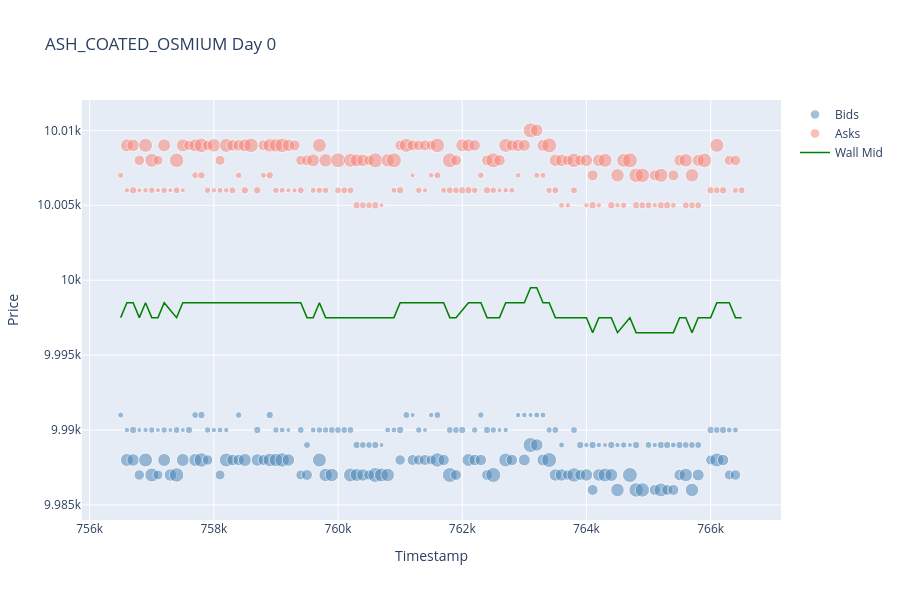
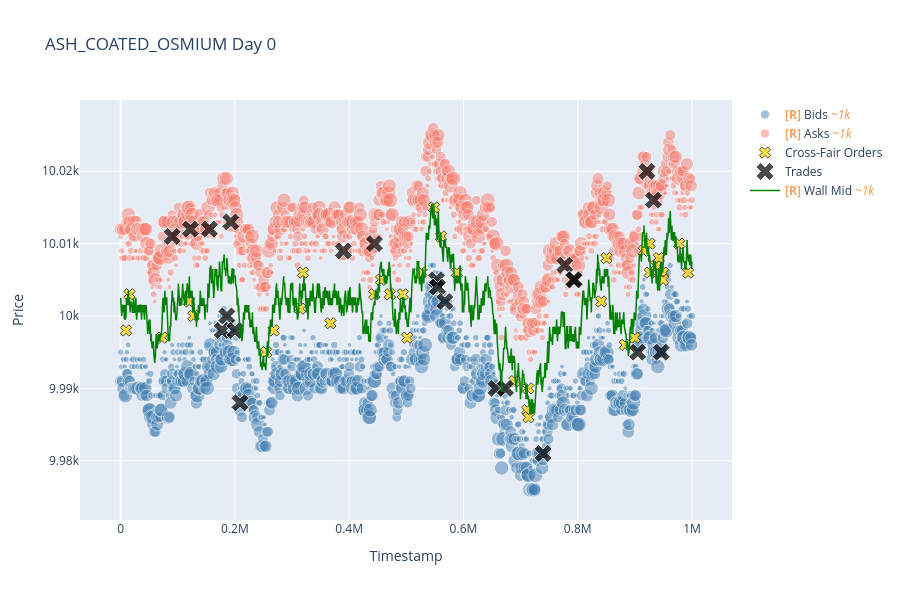

Notebook code cell kept with these figures, in order:
### Code cell
# Orderbook 散点图 + wall mid + trades
print('Step 2A: 窗口截取版（非 resample）')

# 节选一个时间片段，避免一次性绘制全量数据导致内存压力
plot_start_ts = 756500     # 例如: 350000
plot_end_ts = None        # 例如: 450000
default_window = 10000   # 当 start/end 未指定时，默认只画前 300000ms

base_slice = prices_long.filter(pl.col('product') == PRODUCT)
if DAY is not None and 'day' in base_slice.columns:
    base_slice = base_slice.filter(pl.col('day') == DAY)

if base_slice.height > 0:
    ts_min = int(base_slice['timestamp'].min())
    ts_max = int(base_slice['timestamp'].max())
    if plot_start_ts is None:
        plot_start_ts = ts_min
    if plot_end_ts is None:
        plot_end_ts = min(ts_max, plot_start_ts + default_window)

print(f'Plot window: [{plot_start_ts}, {plot_end_ts}]')

fig = plot_orderbook_scatter(
    prices_long, trades, product=PRODUCT, day=DAY, wall_mid_df=wall_mid_df,
    start_ts=plot_start_ts,
    end_ts=plot_end_ts,
    filter_by_volume=FILTER_BY_VOLUME,
    min_order_volume=MIN_ORDER_VOLUME,
    min_trade_quantity=MIN_TRADE_QUANTITY,
    use_resampler=False,
    # use_resampler=True,
    # use_resampler_verbose=False,
    # show_l1_only=True,
    # l1_near_tol=4.0,
    # l1_far_tol=7.0,
    # show_l1_diagonal_guides=False,
    # show_outer_bands=False,
    # upper_band=7.0,
    # lower_band=-7.0,
    # show_inner_bands=False,
    # inner_band_low=-2.0,
    # inner_band_high=2.0,
    # show_l1_grid=False,
    # l1_grid_mode='all',
    # l1_grid_step=0.5,
    # show_l1_volume_labels=False,
    # l1_label_min_abs_vol=10,
    # show_l1_volume_heat=False,
    # l1_heat_sigma=1.0,
    # l1_heat_bin=0.5,
    # show_cross_fair=False,
    # show_trade_vs_fair=False,
    # show_l1_price_baseline=False,
    # show_price_baseline=False,
    # baseline_mode='median',
    # baseline_halfwidth=10.0,
    # show_l1_at_baseline=False,
    # baseline_atol=0.25,
    # show_asymmetry=False,
    # asymmetry_tol=0.5,
    # extra_hover_columns=['fair_source', 'fair_confidence'],
)
fig.show()

print('Step 2B: 全量 + resample 版（不按窗口截）')
fig_resample = plot_orderbook_scatter(
    prices_long, trades, product=PRODUCT, day=DAY, wall_mid_df=wall_mid_df,
    start_ts=None,
    end_ts=None,
    filter_by_volume=FILTER_BY_VOLUME,
    min_order_volume=MIN_ORDER_VOLUME,
    min_trade_quantity=MIN_TRADE_QUANTITY,
    use_resampler=True,
    # use_resampler_verbose=False,
    # show_l1_only=True,
    # l1_near_tol=4.0,
    # l1_far_tol=7.0,
    # show_l1_diagonal_guides=False,
    # show_outer_bands=False,
    # upper_band=7.0,
    # lower_band=-7.0,
    # show_inner_bands=False,
    # inner_band_low=-2.0,
    # inner_band_high=2.0,
    # show_l1_grid=False,
    # l1_grid_mode='all',
    # l1_grid_step=0.5,
    # show_l1_volume_labels=False,
    # l1_label_min_abs_vol=10,
    # show_l1_volume_heat=False,
    # l1_heat_sigma=1.0,
    # l1_heat_bin=0.5,
    # show_cross_fair=False,
    # show_trade_vs_fair=False,
    # show_l1_price_baseline=False,
    # show_price_baseline=False,
    # baseline_mode='median',
    # baseline_halfwidth=10.0,
    # show_l1_at_baseline=False,
    # baseline_atol=0.25,
    # show_asymmetry=False,
    # asymmetry_tol=0.5,
    # extra_hover_columns=['fair_source', 'fair_confidence'],
)
fig_resample.show()

### Figure 1 — Plotly figure (JSON) as saved in the notebook; plotly's stock layout.template omitted (floating-point values rounded to 4 significant figures; data arrays with more than 128 entries replaced by an {"elided": "..."} marker saying what was removed)
{"data": [{"customdata": {"elided": "173 int values"}, "hovertemplate": "Timestamp=%{x}<br>Price=%{y}<br>挂单量=%{customdata}<extra></extra>", "marker": {"color": "steelblue", "opacity": 0.5, "size": {"elided": "173 float values"}}, "mode": "markers", "name": "Bids", "type": "scatter", "x": {"elided": "173 int values"}, "y": {"elided": "173 int values"}}, {"customdata": {"elided": "174 int values"}, "hovertemplate": "Timestamp=%{x}<br>Price=%{y}<br>挂单量=%{customdata}<extra></extra>", "marker": {"color": "salmon", "opacity": 0.5, "size": {"elided": "174 float values"}}, "mode": "markers", "name": "Asks", "type": "scatter", "x": {"elided": "174 int values"}, "y": {"elided": "174 int values"}}, {"customdata": [], "hovertemplate": "Timestamp=%{x}<br>Price=%{y}<br>成交量=%{customdata}<extra></extra>", "marker": {"color": "black", "size": 8, "symbol": "x"}, "mode": "markers", "name": "Trades", "type": "scatter", "x": [], "y": []}, {"line": {"color": "green", "width": 1.5}, "mode": "lines", "name": "Wall Mid", "type": "scatter", "x": [756500, 756600, 756700, 756800, 756900, 757000, 757100, 757200, 757300, 757400, 757500, 757600, 757700, 757800, 757900, 758000, 758100, 758200, 758300, 758400, 758500, 758600, 758700, 758800, 758900, 759000, 759100, 759200, 759300, 759400, 759500, 759600, 759700, 759800, 759900, 760000, 760100, 760200, 760300, 760400, 760500, 760600, 760700, 760800, 760900, 761000, 761100, 761200, 761300, 761400, 761500, 761600, 761700, 761800, 761900, 762000, 762100, 762200, 762300, 762400, 762500, 762600, 762700, 762800, 762900, 763000, 763100, 763200, 763300, 763400, 763500, 763600, 763700, 763800, 763900, 764000, 764100, 764200, 764300, 764400, 764500, 764600, 764700, 764800, 764900, 765000, 765100, 765200, 765300, 765400, 765500, 765600, 765700, 765800, 765900, 766000, 766100, 766200, 766300, 766400, 766500], "y": [9998.0, 9998.0, 9998.0, 9998.0, 9998.0, 9998.0, 9998.0, 9998.0, 9998, 9998.0, 9998.0, 9998.0, 9998.0, 9998.0, 9998.0, 9998.0, 9998.0, 9998.0, 9998.0, 9998.0, 9998.0, 9998.0, 9998.0, 9998.0, 9998.0, 9998.0, 9998.0, 9998.0, 9998.0, 9998.0, 9998.0, 9998.0, 9998.0, 9998.0, 9998.0, 9998.0, 9998.0, 9998.0, 9998.0, 9998.0, 9998.0, 9998.0, 9998.0, 9998.0, 9998.0, 9998.0, 9998.0, 9998.0, 9998.0, 9998.0, 9998.0, 9998.0, 9998.0, 9998.0, 9998.0, 9998, 9998.0, 9998.0, 9998.0, 9998.0, 9998.0, 9998.0, 9998.0, 9998.0, 9998.0, 9998.0, 10000.0, 10000.0, 9998.0, 9998.0, 9998.0, 9998.0, 9998.0, 9998.0, 9998.0, 9998.0, 9996.0, 9998.0, 9998.0, 9998.0, 9996.0, 9997, 9998.0, 9996.0, 9996.0, 9996.0, 9996.0, 9996.0, 9996.0, 9996.0, 9998.0, 9998.0, 9996.0, 9998.0, 9998.0, 9998.0, 9998.0, 9998.0, 9998.0, 9998.0, 9998.0]}], "layout": {"height": 600, "title": {"text": "ASH_COATED_OSMIUM Day 0"}, "xaxis": {"title": {"text": "Timestamp"}}, "yaxis": {"title": {"text": "Price"}}}}

### Figure 2 — Plotly figure (JSON) as saved in the notebook; plotly's stock layout.template omitted (floating-point values rounded to 4 significant figures; data arrays with more than 128 entries replaced by an {"elided": "..."} marker saying what was removed)
{"data": [{"customdata": {"elided": "15941 int values"}, "hovertemplate": "Timestamp=%{x}<br>Price=%{y}<br>挂单量=%{customdata}<extra></extra>", "marker": {"color": "steelblue", "opacity": 0.5, "size": {"elided": "1000 float values"}}, "mode": "markers", "name": "<b style=\"color:sandybrown\">[R]</b> Bids <i style=\"color:#fc9944\">~1k</i>", "type": "scatter", "uid": "e8c8b72f-3f66-4203-a7cf-4fba0303402c", "x": {"elided": "1000 int values"}, "y": {"elided": "1000 int values"}}, {"customdata": {"elided": "16084 int values"}, "hovertemplate": "Timestamp=%{x}<br>Price=%{y}<br>挂单量=%{customdata}<extra></extra>", "marker": {"color": "salmon", "opacity": 0.5, "size": {"elided": "1000 float values"}}, "mode": "markers", "name": "<b style=\"color:sandybrown\">[R]</b> Asks <i style=\"color:#fc9944\">~1k</i>", "type": "scatter", "uid": "a826942e-c4ce-4c06-aad4-44b2445be7eb", "x": {"elided": "1000 int values"}, "y": {"elided": "1000 int values"}}, {"customdata": [[-2.5, 9998, 10], [1.5, 10003, 10], [-2.5, 9997, 10], [-2.5, 10002, 10], [-2.5, 10000, 10], [2, 9995, 10], [-2.5, 9998, 10], [-2.5, 10001, 10], [1.5, 10006, 10], [-2.5, 9999, 10], [1.5, 10003, 10], [-2.5, 10005, 10], [-2.5, 10003, 10], [1.5, 10003, 10], [-2.5, 9997, 10], [1.5, 10006, 10], [1.5, 10015, 10], [1.5, 10011, 10], [1, 10006, 10], [-2.5, 9991, 10], [-3, 9987, 10], [1.5, 9990, 10], [-2.5, 9986, 10], [-2.5, 10002, 10], [1.5, 10008, 10], [-2.5, 9996, 10], [-2.5, 9997, 10], [-2.5, 10009, 10], [1.5, 10010, 10], [-2.5, 10006, 10], [1.5, 10007, 10], [1.5, 10008, 10], [-2.5, 10006, 10], [-2.5, 10005, 10], [2.5, 10010, 10], [-2.5, 10006, 10]], "hovertemplate": "t=%{x}<br>p=%{y}<br>Δ=%{customdata[0]}<br>px=%{customdata[1]}<br>qty=%{customdata[2]}<extra>Cross-Fair</extra>", "marker": {"color": "gold", "line": {"color": "black", "width": 1}, "size": [10, 10, 10, 10, 10, 10, 10, 10, 10, 10, 10, 10, 10, 10, 10, 10, 10, 10, 10, 10, 10, 10, 10, 10, 10, 10, 10, 10, 10, 10, 10, 10, 10, 10, 10, 10], "symbol": "x"}, "mode": "markers", "name": "Cross-Fair Orders", "type": "scatter", "uid": "3e6733db-0647-467d-b70d-1bf17576e8a2", "x": [9400, 15500, 72300, 120000, 127500, 254700, 267900, 314200, 319100, 367100, 444000, 455900, 471300, 493900, 501500, 526500, 548400, 560800, 588600, 689600, 711600, 713400, 713700, 841100, 850300, 882700, 900000, 915300, 925700, 926100, 937800, 941900, 949300, 949500, 977500, 993200], "y": [9998, 10003, 9997, 10002, 10000, 9995, 9998, 10001, 10006, 9999, 10003, 10005, 10003, 10003, 9997, 10006, 10015, 10011, 10006, 9991, 9987, 9990, 9986, 10002, 10008, 9996, 9997, 10009, 10010, 10006, 10007, 10008, 10006, 10005, 10010, 10006]}, {"customdata": [10, 10, 10, 10, 10, 10, 10, 10, 10, 10, 10, 10, 10, 10, 10, 10, 10, 10, 10, 10, 10, 10, 10], "hovertemplate": "Timestamp=%{x}<br>Price=%{y}<br>成交量=%{customdata}<extra></extra>", "marker": {"color": "black", "size": [16, 16, 16, 16, 16, 16, 16, 16, 16, 16, 16, 16, 16, 16, 16, 16, 16, 16, 16, 16, 16, 16, 16], "symbol": "x"}, "mode": "markers", "name": "Trades", "type": "scatter", "uid": "3dd4b254-a856-4da1-baf0-df72702ed614", "x": [90200, 122000, 155300, 177700, 185900, 192900, 200300, 208900, 389800, 444200, 552900, 554400, 567300, 656900, 673600, 739500, 777200, 792300, 793700, 905000, 921200, 932600, 946100], "y": [10011, 10012, 10012, 9998, 10000, 10013, 9998, 9988, 10009, 10010, 10005, 10004, 10002, 9990, 9990, 9981, 10007, 10005, 10005, 9995, 10020, 10016, 9995]}, {"line": {"color": "green", "width": 1.5}, "mode": "lines", "name": "<b style=\"color:sandybrown\">[R]</b> Wall Mid <i style=\"color:#fc9944\">~1k</i>", "type": "scatter", "uid": "83bf0fda-f016-4ddd-89ef-a87c5e880cd7", "x": {"elided": "1000 int values"}, "y": {"elided": "1000 float values"}}], "layout": {"height": 600, "title": {"text": "ASH_COATED_OSMIUM Day 0"}, "xaxis": {"title": {"text": "Timestamp"}}, "yaxis": {"title": {"text": "Price"}}}}
